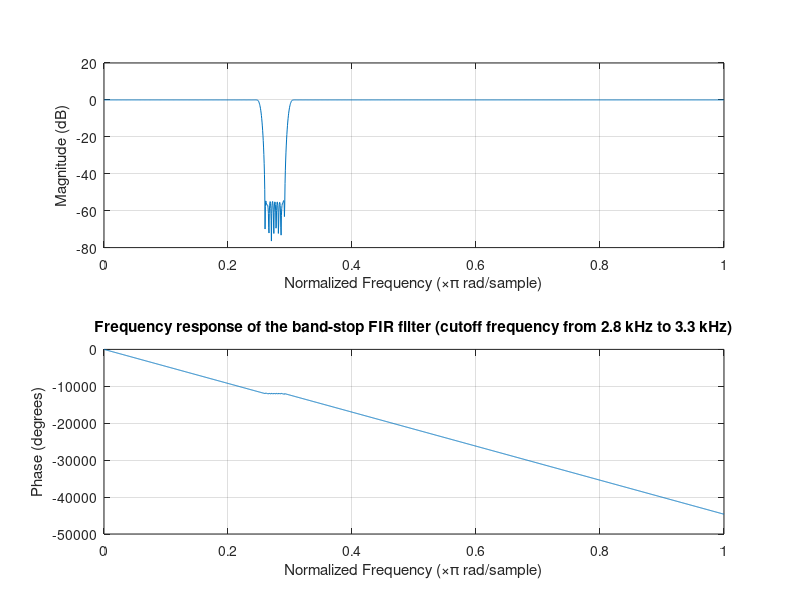

Write the MATLAB code that produced this figure. (Note: this script raises an error after producing the figure.)
fcs = [2800 3300]; % Cut-off frequency of the filter
Fs = 22050; % Sampling frequency of the audio signal
N = 513;
wcs = fcs / (Fs / 2);

window = hamming(N); % Truncation window function

filter_coeff = fir1(N - 1, wcs, 'stop', window); % Coefficients of the FIR filter

freqz(filter_coeff, 1); % Plot the frequency response of the filter
title("Frequency response of the band-stop FIR filter (cutoff frequency from 2.8 kHz to 3.3 kHz)");

[x, xFs] = audioread("love_mono22.wav");

x_filtered = filter(filter_coeff, 1, x); % Filter the input signals

% Power Spectral Density of the input signal and output signal
[Px, F] = pwelch(x, window, [], 4098, xFs);
[Px_filtered, F_filtered] = pwelch(x_filtered, window, [], 4098, Fs);

f2 = figure;
plot(F/1000, 10*log10(Px));
hold on;
plot(F_filtered/1000, 10*log10(Px_filtered));
title("Spectrum of the input and output signals");
xlabel("Frequency (kHz)");
ylabel("Power Spectral Density (in dB)");
legend("Input signal", "Output signal");
axis([0 11.05 -110 -30]);

audiowrite("love_mono22_BS.wav", x_filtered, Fs);